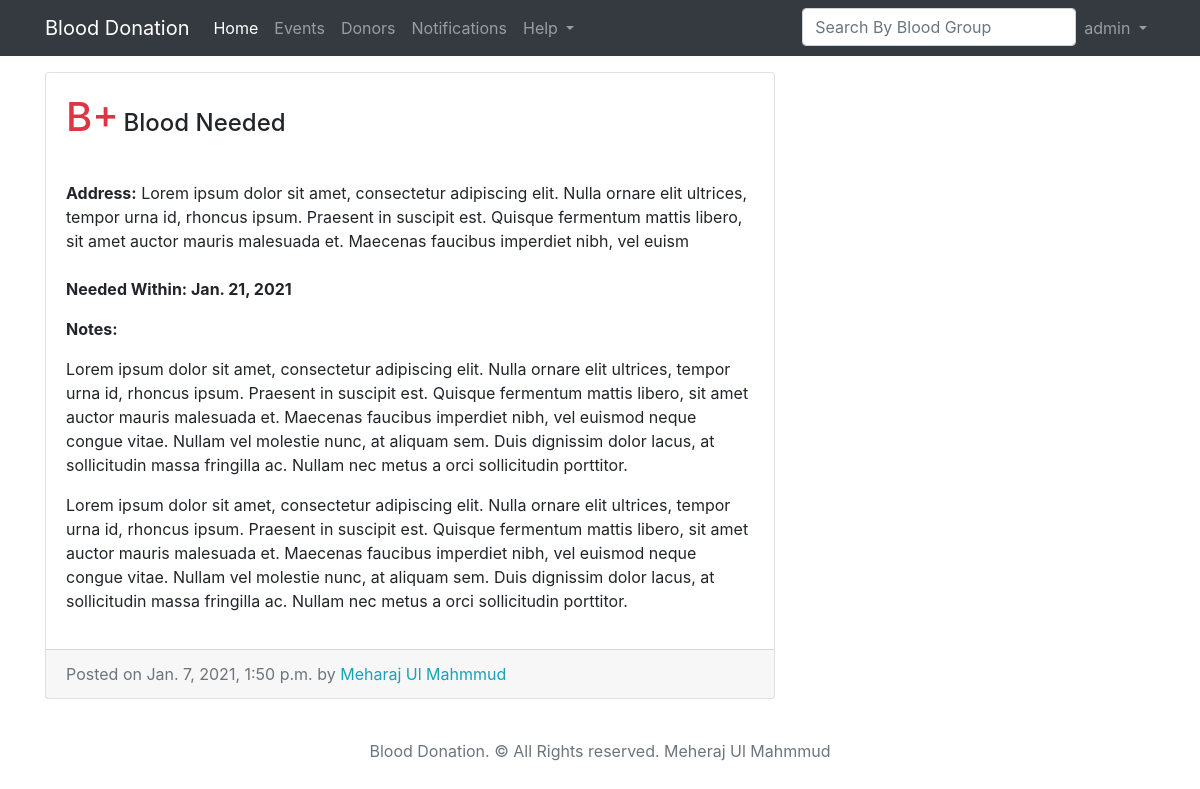
The app's page /request/2 (signed in) with its own data.
### user/models.py (models this page shows, shortened)
class User(AbstractBaseUser):
    email = models.EmailField(max_length=255, unique=True)
    name = models.CharField(max_length=255)
    date_joined = models.DateTimeField(auto_now_add=True)
    is_active = models.BooleanField(default=True)
    is_staff = models.BooleanField(default=False)
    is_admin = models.BooleanField(default=False)
    USERNAME_FIELD = 'email'
    REQUIRED_FIELDS = ['name']  # Email & Password are required by default.
    objects = MyUserManager()

### blood_request/models.py (models this page shows, shortened)
class RequestModel(models.Model):
    BLOOD_GROUP_CHOICES = [
        ('A+', 'A+'),
        ('A-', 'A-'),
        ('B+', 'B+'),
        ('B-', 'B-'),
        ('AB+', 'AB+'),
        ('AB-', 'AB-'),
        ('O+', 'O+'),
        ('O-', 'O-'),
    ]
    user = models.ForeignKey('user.User', null=True, on_delete=models.CASCADE)
    address = models.TextField(max_length=255)
    needed_within = models.DateField()
    phone = models.CharField(max_length=20)
    blood_group = models.CharField(max_length=255, choices=BLOOD_GROUP_CHOICES)
    note = models.TextField(blank=True, null=True)
    posted_on = models.DateTimeField(auto_now_add=True)

### blood_request/views.py (the view)
# urls.py: path('request/<str:pk>', request_detail_view, name='request-detail'),
def request_detail_view(request, pk):
    request_item = RequestModel.objects.get(id=pk)
    context = {
        'request_item': request_item,
    }
    return render(request, 'request/request_detail.html', context)

### blood_request/templates/request/request_detail.html (shortened to what this page needs)
{% extends "request/base.html" %}
{% block content %}
<div class="col-md-8">
    <div class="card mb-4 mt-4">
        <div class="card-body">
            <p>
                <span class="card-title h1 text-danger">{{ request_item.blood_group }}</span>
                <span class="h4"> Blood Needed</span>
            </p>
            <br/>
            <p class="card-text">
                <b>Address:</b> {{ request_item.address }}<br/> <br/>
                <b>Needed Within: {{ request_item.needed_within }}</b> <br/>
            </p>
            <p class="card-text"><span><b>Notes: </b></span>{{ request_item.note|linebreaks}}</p>
        </div>
        <div class="card-footer text-muted">
            Posted on {{ request_item.posted_on}} by
            <a href="{% url 'profile' request_item.user.id %}"><span class="text-info mr-2">{{ request_item.user.name }}</span></a>
        </div>
    </div>
</div>
{% endblock %}

### blood_request/templates/request/base.html (shortened to what this page needs)
<!DOCTYPE html>
{% load static %}
<html lang="en">
<head>
    <link href="https://stackpath.bootstrapcdn.com/bootstrap/4.5.2/css/bootstrap.min.css"
 rel="stylesheet">
</head>
<body>
<nav class="navbar navbar-expand-lg navbar-dark bg-dark fixed-top">
    <div class="container">
        <a class="navbar-brand" href="{% url 'home' %}">Blood Donation</a>
        <div class="collapse navbar-collapse" id="navbarResponsive">
            <ul class="navbar-nav">
                {% if user.is_authenticated %}
                <li class="nav-item">
                    <a class="nav-link active" href="{% url 'home' %}">Home</a>
                </li>
                <li class="nav-item">
                    <a class="nav-link" href="{% url 'event-home' %}">Events</a>
                </li>
                <li class="nav-item">
                    <a class="nav-link" href="{% url 'donors' %}">Donors</a>
                </li>
                <li class="nav-item">
                    <a class="nav-link" href="{% url 'notification' %}">Notifications</a>
                </li>
                <li class="nav-item dropdown">
                    <a aria-expanded="false" aria-haspopup="true" class="nav-link dropdown-toggle"
                       data-toggle="dropdown"
                       href="#" id="navbarDropdownMenuLink" role="button">
                        Help
                    </a>
                </li>
                {% endif %}
            </ul>
            <ul class="navbar-nav ml-auto">
                <li class="nav-item">
                    <form method="GET">
                        <input class="form-control" type="text" id="id_q" name="q" placeholder="Search By Blood Group"
                               >
                    </form>
                </li>
                <li class="nav-item dropdown">
                    <a aria-expanded="false" aria-haspopup="true" class="nav-link dropdown-toggle"
                       data-toggle="dropdown"
                       href="#" id="navbarDropdownMenuLink2" role="button">
                        {{ request.user.name }}
                    </a>
                </li>
            </ul>
        </div>
    </div>
</nav>
<br/>
<br/>
<main class="flex-shrink-0" role="main">
    <div class="container">
        <div class="row">
            {% block content %}
            {% endblock %}
        </div>
    </div>
</main>
<footer class="footer mt-auto py-3">
    <div class="container text-center">
        <span class="text-muted">Blood Donation. © All Rights reserved. Meheraj Ul Mahmmud</span>
    </div>
</footer>
</body>
</html>

### records on screen
User: user.name "admin"
RequestModel: blood_group "B+", address "Lorem ipsum dolor sit amet, consectetur adipiscing elit. Nulla ornare elit ultrices, tempor urna id, rhoncus ipsum. Praesent in suscipit est. Quisque fermentum mattis libero, sit amet auctor mauris malesuada et. Maecenas faucibus imperdiet nibh, vel euism", needed_within "Jan. 21, 2021", note "Lorem ipsum dolor sit amet, consectetur adipiscing elit. Nulla ornare elit ultrices, tempor urna id, rhoncus ipsum. Praesent in suscipit est. Quisque fermentum mattis libero, sit amet auctor mauris malesuada et. Maecenas faucibus imperdiet nibh, vel euismod neque congue vitae. Nullam vel molestie nunc, at aliquam sem. Duis dignissim dolor lacus, at sollicitudin massa fringilla ac. Nullam nec metus a orci sollicitudin porttitor. Lorem ipsum dolor sit amet, consectetur adipiscing elit. Nulla ornare elit ultrices, tempor urna id, rhoncus ipsum. Praesent in suscipit est. Quisque fermentum mattis libero, sit amet auctor mauris malesuada et. Maecenas faucibus imperdiet nibh, vel euismod neque…", posted_on "Jan. 7, 2021, 1:50 p.m.", user.name "Meharaj Ul Mahmmud"
